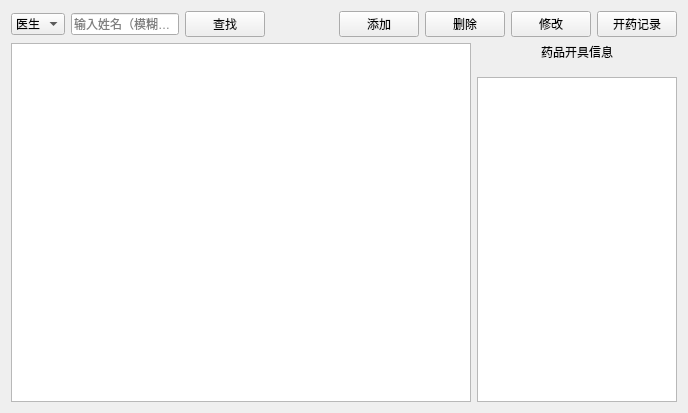
<?xml version="1.0" encoding="UTF-8"?>
<ui version="4.0">
 <class>DiagnosticRecord</class>
 <widget class="QWidget" name="DiagnosticRecord">
  <property name="geometry">
   <rect>
    <x>0</x>
    <y>0</y>
    <width>688</width>
    <height>413</height>
   </rect>
  </property>
  <property name="windowTitle">
   <string>Form</string>
  </property>
  <layout class="QVBoxLayout" name="verticalLayout_3">
   <item>
    <layout class="QVBoxLayout" name="verticalLayout_2">
     <item>
      <layout class="QHBoxLayout" name="horizontalLayout_2">
       <item>
        <layout class="QHBoxLayout" name="horizontalLayout">
         <item>
          <widget class="QComboBox" name="findType">
           <item>
            <property name="text">
             <string>医生</string>
            </property>
           </item>
           <item>
            <property name="text">
             <string>患者</string>
            </property>
           </item>
          </widget>
         </item>
         <item>
          <widget class="QLineEdit" name="lineEdit">
           <property name="placeholderText">
            <string>输入姓名（模糊查询）</string>
           </property>
          </widget>
         </item>
        </layout>
       </item>
       <item>
        <widget class="QPushButton" name="btnFind">
         <property name="text">
          <string>查找</string>
         </property>
        </widget>
       </item>
       <item>
        <spacer name="horizontalSpacer">
         <property name="orientation">
          <enum>Qt::Horizontal</enum>
         </property>
         <property name="sizeHint" stdset="0">
          <size>
           <width>40</width>
           <height>20</height>
          </size>
         </property>
        </spacer>
       </item>
       <item>
        <widget class="QPushButton" name="btnAdd">
         <property name="text">
          <string>添加</string>
         </property>
        </widget>
       </item>
       <item>
        <widget class="QPushButton" name="btnDelete">
         <property name="text">
          <string>删除</string>
         </property>
        </widget>
       </item>
       <item>
        <widget class="QPushButton" name="btnModify">
         <property name="text">
          <string>修改</string>
         </property>
        </widget>
       </item>
       <item>
        <widget class="QPushButton" name="btnMedicationRecord">
         <property name="text">
          <string>开药记录</string>
         </property>
        </widget>
       </item>
      </layout>
     </item>
     <item>
      <layout class="QHBoxLayout" name="horizontalLayout_3">
       <item>
        <widget class="QTableView" name="drTableView">
         <property name="sizePolicy">
          <sizepolicy hsizetype="Expanding" vsizetype="Expanding">
           <horstretch>0</horstretch>
           <verstretch>0</verstretch>
          </sizepolicy>
         </property>
         <property name="minimumSize">
          <size>
           <width>0</width>
           <height>0</height>
          </size>
         </property>
        </widget>
       </item>
       <item>
        <layout class="QVBoxLayout" name="verticalLayout">
         <item>
          <widget class="QLabel" name="label">
           <property name="text">
            <string>药品开具信息</string>
           </property>
           <property name="alignment">
            <set>Qt::AlignCenter</set>
           </property>
          </widget>
         </item>
         <item>
          <spacer name="verticalSpacer">
           <property name="orientation">
            <enum>Qt::Vertical</enum>
           </property>
           <property name="sizeType">
            <enum>QSizePolicy::Fixed</enum>
           </property>
           <property name="sizeHint" stdset="0">
            <size>
             <width>20</width>
             <height>10</height>
            </size>
           </property>
          </spacer>
         </item>
         <item>
          <widget class="QTableView" name="mrTableView">
           <property name="sizePolicy">
            <sizepolicy hsizetype="Fixed" vsizetype="Expanding">
             <horstretch>0</horstretch>
             <verstretch>0</verstretch>
            </sizepolicy>
           </property>
           <property name="minimumSize">
            <size>
             <width>0</width>
             <height>0</height>
            </size>
           </property>
           <property name="maximumSize">
            <size>
             <width>200</width>
             <height>16777215</height>
            </size>
           </property>
          </widget>
         </item>
        </layout>
       </item>
      </layout>
     </item>
    </layout>
   </item>
  </layout>
 </widget>
 <resources/>
 <connections/>
</ui>
